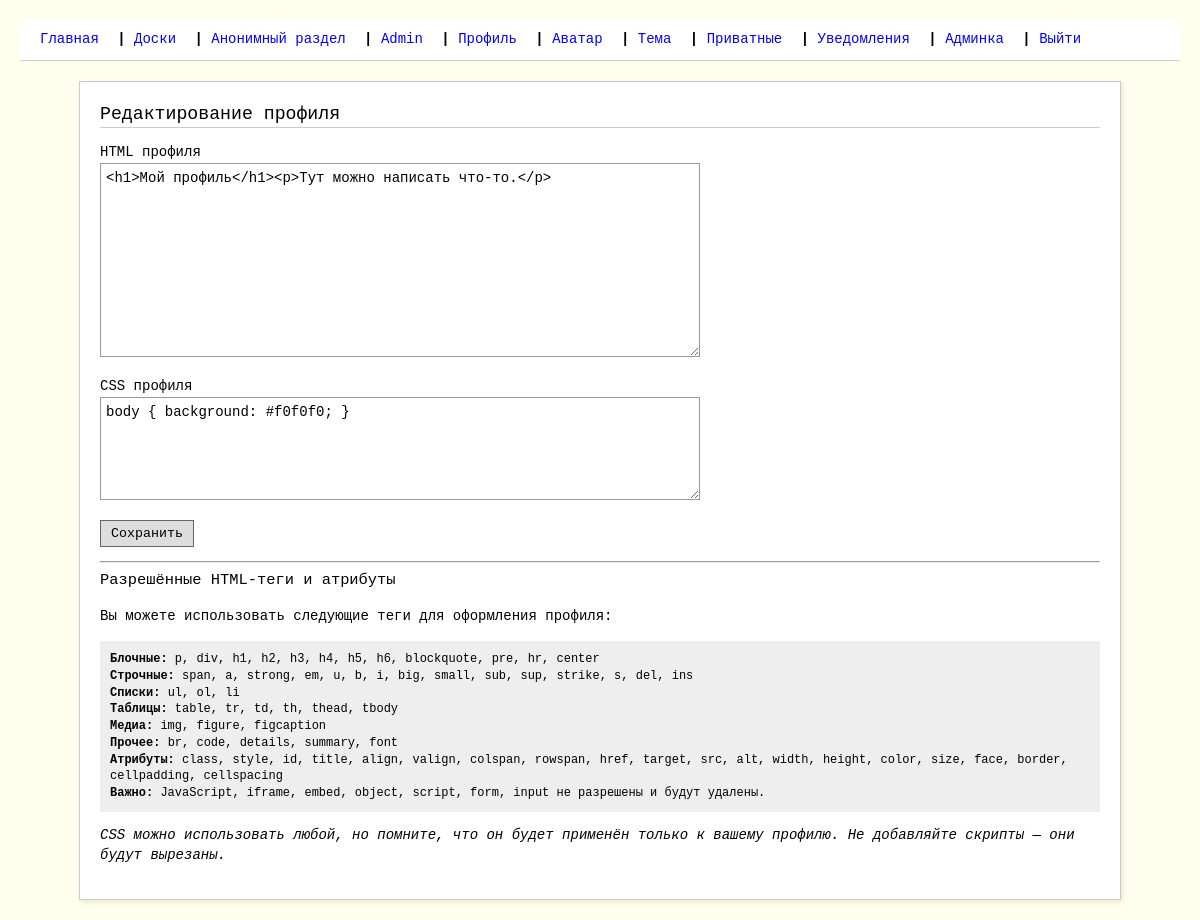
Screenshot of /edit_profile (signed in) with the database file from the repository.
### models.py (models this page shows, shortened)
class User(UserMixin, db.Model):
    id = db.Column(db.Integer, primary_key=True)
    email = db.Column(db.String(120), unique=True, nullable=False)
    unique_username = db.Column(db.String(80), unique=True, nullable=False)
    display_name = db.Column(db.String(80), nullable=False)
    password_hash = db.Column(db.String(128), nullable=False)
    date_of_birth = db.Column(db.Date, nullable=False)
    is_admin = db.Column(db.Boolean, default=False)
    is_moderator = db.Column(db.Boolean, default=False)
    is_banned = db.Column(db.Boolean, default=False)
    ban_reason = db.Column(db.String(200), nullable=True)
    banned_until = db.Column(db.DateTime, nullable=True)
    menu_texts = db.Column(db.JSON, default=dict)
    bio = db.Column(db.Text, default='')
    language = db.Column(db.String(10), default='ru')
    timezone = db.Column(db.String(50), default='UTC')
    avatar_filename = db.Column(db.String(200), nullable=True)
    avatar_html = db.Column(db.Text, default='<div class="avatar">[Аватар]</div>')
    avatar_css = db.Column(db.Text, default='.avatar { color: #666; font-weight: bold; }')
    theme_html = db.Column(db.Text, default='')
    theme_css = db.Column(db.Text, default='')
    profile_html = db.Column(db.Text, default='<h1>Мой профиль</h1><p>Тут можно написать что-то.</p>')
    profile_css = db.Column(db.Text, default='body { background: #f0f0f0; }')
    two_factor_enabled = db.Column(db.Boolean, default=True)
    created_at = db.Column(db.DateTime, default=lambda: datetime.now(timezone.utc))

### app.py (the view)
@app.route('/edit_profile', methods=['GET', 'POST'])
@login_required
def edit_profile():
    form = EditProfileForm()
    if form.validate_on_submit():
        current_user.profile_html = sanitize_profile_html(form.profile_html.data)
        current_user.profile_css = sanitize_css(form.profile_css.data)
        db.session.commit()
        flash('Профиль обновлён', 'success')
        return redirect(url_for('profile', user_id=current_user.id))
    form.profile_html.data = current_user.profile_html
    form.profile_css.data = current_user.profile_css
    return render_template('edit_profile.html', form=form)

### forms.py
class EditProfileForm(FlaskForm):
    display_name = StringField('Отображаемое имя', validators=[DataRequired(), Length(min=3, max=80)])
    bio = TextAreaField('О себе')
    language = SelectField('Язык', choices=[('ru','Русский'),('en','English')], default='ru')
    timezone = SelectField('Часовой пояс', choices=[('UTC','UTC'),('Europe/Moscow','Москва')], default='UTC')
    profile_html = TextAreaField('HTML профиля')
    profile_css = TextAreaField('CSS профиля')

### app.py (called while the page is built, shortened)
@login_manager.user_loader
def load_user(user_id):
    return db.session.get(User, int(user_id))

@app.after_request
def security_headers(response):
    response.headers["Content-Security-Policy"] = (
        "default-src 'self'; "
        "img-src 'self' data: https:; "
        "style-src 'self' 'unsafe-inline'; "
        "script-src 'self';"
    )
    response.headers["X-Frame-Options"] = "SAMEORIGIN"
    response.headers["X-Content-Type-Options"] = "nosniff"
    response.headers["Referrer-Policy"] = "strict-origin-when-cross-origin"
    return response

@app.before_request
def apply_temporary_theme():
    if current_user.is_authenticated:
        temp = session.get('temp_theme')

@app.context_processor
def utility_processor():
    def get_menu_text(key, default):
        if current_user.is_authenticated and current_user.menu_texts:
            return current_user.menu_texts.get(key, default)
        return default
    return dict(get_menu_text=get_menu_text)

### templates/edit_profile.html (shortened to what this page needs)
{% extends "base.html" %}
{% block content %}
<h2>Редактирование профиля</h2>
<form method="post">
    <p>{{ form.profile_html.label }}<br>{{ form.profile_html(cols=80, rows=10) }}</p>
    <p>{{ form.profile_css.label }}<br>{{ form.profile_css(cols=80, rows=5) }}</p>
    <p><input type="submit" value="Сохранить"></p>
</form>
<hr>
<h3>Разрешённые HTML-теги и атрибуты</h3>
<p>Вы можете использовать следующие теги для оформления профиля:</p>
<div style="background: #eee; padding: 10px; font-family: monospace; font-size: 12px; max-height: 200px; overflow-y: auto;">
    <strong>Блочные:</strong> p, div, h1, h2, h3, h4, h5, h6, blockquote, pre, hr, center<br>
    <strong>Строчные:</strong> span, a, strong, em, u, b, i, big, small, sub, sup, strike, s, del, ins<br>
    <strong>Списки:</strong> ul, ol, li<br>
    <strong>Таблицы:</strong> table, tr, td, th, thead, tbody<br>
    <strong>Медиа:</strong> img, figure, figcaption<br>
    <strong>Прочее:</strong> br, code, details, summary, font<br>
    <strong>Атрибуты:</strong> class, style, id, title, align, valign, colspan, rowspan, href, target, src, alt, width, height, color, size, face, border, cellpadding, cellspacing<br>
    <strong>Важно:</strong> JavaScript, iframe, embed, object, script, form, input не разрешены и будут удалены.
</div>
<p><em>CSS можно использовать любой, но помните, что он будет применён только к вашему профилю. Не добавляйте скрипты — они будут вырезаны.</em></p>
{% endblock %}

### templates/base.html (shortened to what this page needs)
<!DOCTYPE html>
<html>
<head>
    <link rel="stylesheet" href="{{ url_for('static', filename='style.css') }}">
</head>
<body>
    <div id="forum-header" class="header">
        <a href="{{ url_for('index') }}">{{ get_menu_text('index', 'Главная') }}</a> |
        <a href="{{ url_for('boards') }}">{{ get_menu_text('boards', 'Доски') }}</a> |
        <a href="{{ url_for('anon_board') }}">{{ get_menu_text('anon_board', 'Анонимный раздел') }}</a> |
        {% if current_user.is_authenticated %}
            <a href="{{ url_for('profile', user_id=current_user.id) }}">
                {{ get_menu_text('profile', current_user.display_name) }}
            </a> |
            <a href="{{ url_for('settings_profile') }}">{{ get_menu_text('settings_profile', 'Профиль') }}</a> |
            <a href="{{ url_for('settings_avatar') }}">{{ get_menu_text('settings_avatar', 'Аватар') }}</a> |
            <a href="{{ url_for('settings_theme') }}">{{ get_menu_text('settings_theme', 'Тема') }}</a> |
            <a href="{{ url_for('private_threads') }}">{{ get_menu_text('private_threads', 'Приватные') }}</a> |
            <a href="{{ url_for('notifications') }}">{{ get_menu_text('notifications', 'Уведомления') }}</a> |
            {% if current_user.is_admin %}
                <a href="{{ url_for('admin.dashboard') }}">{{ get_menu_text('admin', 'Админка') }}</a> |
            {% endif %}
            <a href="{{ url_for('logout') }}">{{ get_menu_text('logout', 'Выйти') }}</a>
        {% else %}
            <a href="{{ url_for('login') }}">{{ get_menu_text('login', 'Вход') }}</a> |
            <a href="{{ url_for('register') }}">{{ get_menu_text('register', 'Регистрация') }}</a>
        {% endif %}
    </div>
    <div class="content">
        {% block content %}{% endblock %}
    </div>
</body>
</html>

### static/style.css (style rules this page uses)
body { background: #ffe; color: #000; font-family: 'Courier New', monospace; font-size: 14px; line-height: 1.4; margin: 0; padding: 20px; }
a { color: #00f; text-decoration: none; }
.header { border-bottom: 2px solid #000; margin-bottom: 20px; padding-bottom: 10px; font-weight: bold; }
.header a { margin-right: 10px; }
.content { max-width: 1000px; margin: 0 auto; background: #fff; padding: 20px; border: 1px solid #ccc; box-shadow: 2px 2px 5px rgba(0,0,0,0.1); }
h1, h2, h3 { margin-top: 0; font-weight: normal; }
h2 { font-size: 1.3em; border-bottom: 1px solid #ccc; }
h3 { font-size: 1.1em; }
input[type="text"], input[type="email"], input[type="password"], input[type="number"], textarea, select { background: #fff; border: 1px solid #999; padding: 5px; font-family: monospace; font-size: 14px; width: 100%; max-width: 600px; box-sizing: border-box; }
textarea { font-family: monospace; line-height: 1.3; }
input[type="submit"], button { background: #ddd; border: 1px solid #666; padding: 5px 10px; font-family: monospace; cursor: pointer; }

### templates/base.html (style rules this page uses)
body #forum-header.header { display: block !important; background: #fff !important; border-bottom: 1px solid #ccc !important; padding: 10px 20px !important; margin-bottom: 20px !important; visibility: visible !important; opacity: 1 !important; }
body #forum-header.header a { color: #00f !important; font-weight: normal !important; margin-right: 10px !important; text-decoration: none !important; }

### rows the page displays
User: menu_texts "Главная", menu_texts "Доски", menu_texts "Анонимный раздел", display_name+menu_texts "Admin", menu_texts "Профиль", menu_texts "Аватар", menu_texts "Тема", menu_texts "Приватные", menu_texts "Уведомления", menu_texts "Админка", menu_texts "Выйти", profile_html "<h1>Мой профиль</h1><p>Тут можно написать что-то.</p>", profile_css "body { background: #f0f0f0; }"
